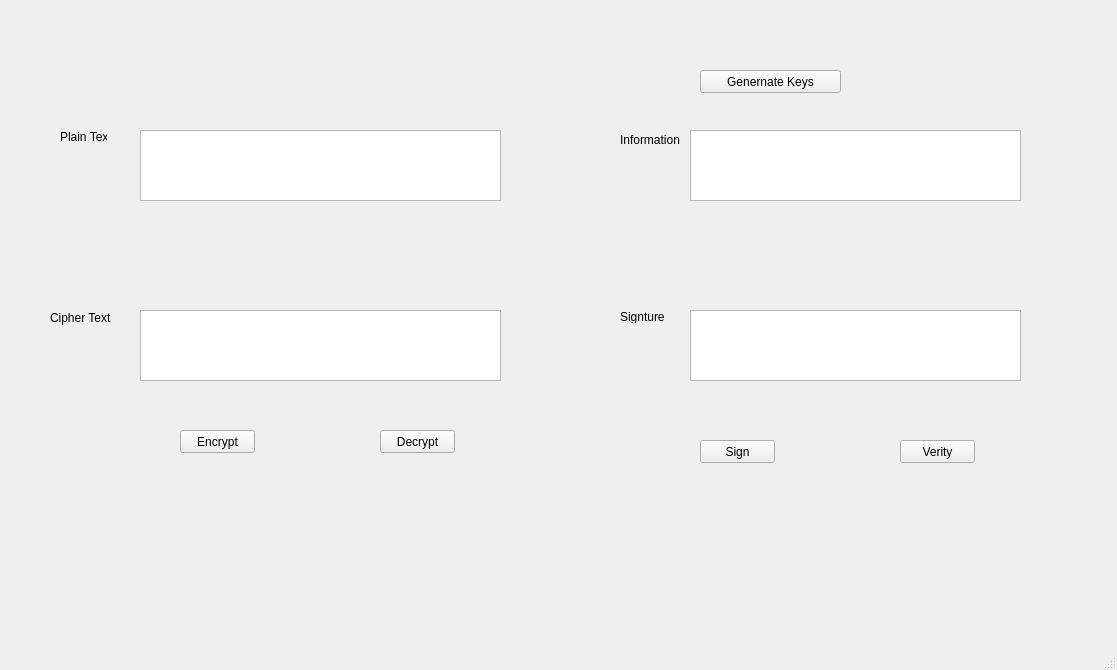
<?xml version="1.0" encoding="UTF-8"?>
<ui version="4.0">
 <class>MainWindow</class>
 <widget class="QMainWindow" name="MainWindow">
  <property name="geometry">
   <rect>
    <x>0</x>
    <y>0</y>
    <width>1117</width>
    <height>670</height>
   </rect>
  </property>
  <property name="windowTitle">
   <string>MainWindow</string>
  </property>
  <widget class="QWidget" name="centralwidget">
   <widget class="QPlainTextEdit" name="txt_cipher_text">
    <property name="geometry">
     <rect>
      <x>140</x>
      <y>310</y>
      <width>361</width>
      <height>71</height>
     </rect>
    </property>
   </widget>
   <widget class="QPlainTextEdit" name="txt_plain_text">
    <property name="geometry">
     <rect>
      <x>140</x>
      <y>130</y>
      <width>361</width>
      <height>71</height>
     </rect>
    </property>
   </widget>
   <widget class="QLabel" name="label">
    <property name="geometry">
     <rect>
      <x>60</x>
      <y>130</y>
      <width>47</width>
      <height>13</height>
     </rect>
    </property>
    <property name="text">
     <string>Plain Text</string>
    </property>
   </widget>
   <widget class="QLabel" name="label_2">
    <property name="geometry">
     <rect>
      <x>50</x>
      <y>310</y>
      <width>61</width>
      <height>16</height>
     </rect>
    </property>
    <property name="text">
     <string>Cipher Text</string>
    </property>
   </widget>
   <widget class="QPushButton" name="btn_encrypt">
    <property name="geometry">
     <rect>
      <x>180</x>
      <y>430</y>
      <width>75</width>
      <height>23</height>
     </rect>
    </property>
    <property name="text">
     <string>Encrypt</string>
    </property>
   </widget>
   <widget class="QPushButton" name="btn_decrypt">
    <property name="geometry">
     <rect>
      <x>380</x>
      <y>430</y>
      <width>75</width>
      <height>23</height>
     </rect>
    </property>
    <property name="text">
     <string>Decrypt</string>
    </property>
   </widget>
   <widget class="QLabel" name="label_3">
    <property name="geometry">
     <rect>
      <x>620</x>
      <y>130</y>
      <width>81</width>
      <height>20</height>
     </rect>
    </property>
    <property name="text">
     <string>Information</string>
    </property>
   </widget>
   <widget class="QLabel" name="label_4">
    <property name="geometry">
     <rect>
      <x>620</x>
      <y>310</y>
      <width>47</width>
      <height>13</height>
     </rect>
    </property>
    <property name="text">
     <string>Signture</string>
    </property>
   </widget>
   <widget class="QPlainTextEdit" name="txt_info">
    <property name="geometry">
     <rect>
      <x>690</x>
      <y>130</y>
      <width>331</width>
      <height>71</height>
     </rect>
    </property>
   </widget>
   <widget class="QPlainTextEdit" name="txt_sign">
    <property name="geometry">
     <rect>
      <x>690</x>
      <y>310</y>
      <width>331</width>
      <height>71</height>
     </rect>
    </property>
   </widget>
   <widget class="QPushButton" name="btn_gen_keys">
    <property name="geometry">
     <rect>
      <x>700</x>
      <y>70</y>
      <width>141</width>
      <height>23</height>
     </rect>
    </property>
    <property name="text">
     <string>Genernate Keys</string>
    </property>
   </widget>
   <widget class="QPushButton" name="btn_sign">
    <property name="geometry">
     <rect>
      <x>700</x>
      <y>440</y>
      <width>75</width>
      <height>23</height>
     </rect>
    </property>
    <property name="text">
     <string>Sign</string>
    </property>
   </widget>
   <widget class="QPushButton" name="btn_verify">
    <property name="geometry">
     <rect>
      <x>900</x>
      <y>440</y>
      <width>75</width>
      <height>23</height>
     </rect>
    </property>
    <property name="text">
     <string>Verity</string>
    </property>
   </widget>
  </widget>
  <widget class="QMenuBar" name="menubar">
   <property name="geometry">
    <rect>
     <x>0</x>
     <y>0</y>
     <width>1117</width>
     <height>21</height>
    </rect>
   </property>
  </widget>
  <widget class="QStatusBar" name="statusbar"/>
 </widget>
 <resources/>
 <connections/>
</ui>
